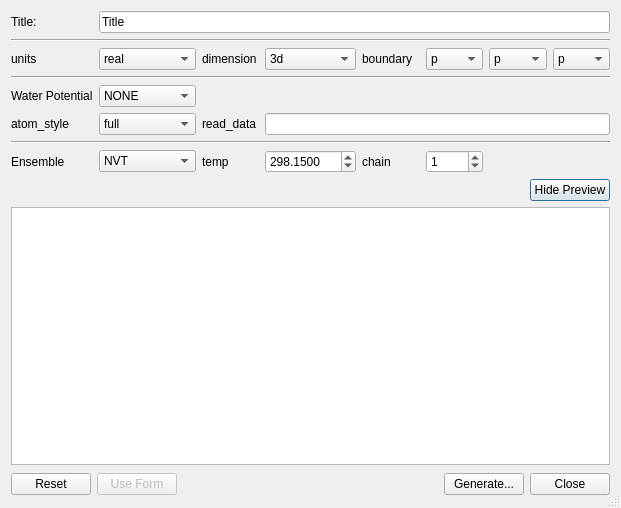
<?xml version="1.0" encoding="UTF-8"?>
<ui version="4.0">
 <class>LammpsInputDialog</class>
 <widget class="QDialog" name="LammpsInputDialog">
  <property name="geometry">
   <rect>
    <x>0</x>
    <y>0</y>
    <width>621</width>
    <height>508</height>
   </rect>
  </property>
  <property name="sizePolicy">
   <sizepolicy hsizetype="Expanding" vsizetype="Expanding">
    <horstretch>0</horstretch>
    <verstretch>0</verstretch>
   </sizepolicy>
  </property>
  <property name="windowTitle">
   <string>LAMMPS Input</string>
  </property>
  <property name="sizeGripEnabled">
   <bool>true</bool>
  </property>
  <layout class="QVBoxLayout" name="verticalLayout">
   <property name="sizeConstraint">
    <enum>QLayout::SetNoConstraint</enum>
   </property>
   <item>
    <layout class="QGridLayout" name="gridLayout">
     <property name="sizeConstraint">
      <enum>QLayout::SetDefaultConstraint</enum>
     </property>
     <item row="0" column="0">
      <widget class="QLabel" name="label_7">
       <property name="text">
        <string>Title:</string>
       </property>
       <property name="buddy">
        <cstring>titleLine</cstring>
       </property>
      </widget>
     </item>
     <item row="0" column="1" colspan="7">
      <widget class="QLineEdit" name="titleLine">
       <property name="text">
        <string>Title</string>
       </property>
      </widget>
     </item>
     <item row="1" column="0" colspan="8">
      <widget class="Line" name="line">
       <property name="orientation">
        <enum>Qt::Horizontal</enum>
       </property>
      </widget>
     </item>
     <item row="2" column="0">
      <widget class="QLabel" name="label_units">
       <property name="whatsThis">
        <string>&lt;!DOCTYPE HTML PUBLIC &quot;-//W3C//DTD HTML 4.0//EN&quot; &quot;http://www.w3.org/TR/REC-html40/strict.dtd&quot;&gt;
&lt;html&gt;&lt;head&gt;&lt;meta name=&quot;qrichtext&quot; content=&quot;1&quot; /&gt;&lt;style type=&quot;text/css&quot;&gt;
p, li { white-space: pre-wrap; }
&lt;/style&gt;&lt;/head&gt;&lt;body style=&quot; font-family:'Sans Serif'; font-size:10pt; font-weight:400; font-style:normal;&quot;&gt;
&lt;p style=&quot; margin-top:0px; margin-bottom:0px; margin-left:0px; margin-right:0px; -qt-block-indent:0; text-indent:0px;&quot;&gt;&lt;a href=&quot;http://lammps.sandia.gov/doc/units.html&quot;&gt;&lt;span style=&quot; text-decoration: underline; color:#0057ae;&quot;&gt;http://lammps.sandia.gov/doc/units.html&lt;/span&gt;&lt;/a&gt;&lt;/p&gt;&lt;/body&gt;&lt;/html&gt;</string>
       </property>
       <property name="text">
        <string>units</string>
       </property>
       <property name="buddy">
        <cstring>unitsCombo</cstring>
       </property>
      </widget>
     </item>
     <item row="2" column="1">
      <widget class="QComboBox" name="unitsCombo">
       <property name="toolTip">
        <string>Select the unit style to be used during the simulation.</string>
       </property>
       <property name="whatsThis">
        <string>&lt;!DOCTYPE HTML PUBLIC &quot;-//W3C//DTD HTML 4.0//EN&quot; &quot;http://www.w3.org/TR/REC-html40/strict.dtd&quot;&gt;
&lt;html&gt;&lt;head&gt;&lt;meta name=&quot;qrichtext&quot; content=&quot;1&quot; /&gt;&lt;style type=&quot;text/css&quot;&gt;
p, li { white-space: pre-wrap; }
&lt;/style&gt;&lt;/head&gt;&lt;body style=&quot; font-family:'Sans Serif'; font-size:10pt; font-weight:400; font-style:normal;&quot;&gt;
&lt;p style=&quot; margin-top:0px; margin-bottom:0px; margin-left:0px; margin-right:0px; -qt-block-indent:0; text-indent:0px;&quot;&gt;&lt;a href=&quot;http://lammps.sandia.gov/doc/units.html&quot;&gt;&lt;span style=&quot; text-decoration: underline; color:#0057ae;&quot;&gt;http://lammps.sandia.gov/doc/units.html&lt;/span&gt;&lt;/a&gt;&lt;/p&gt;&lt;/body&gt;&lt;/html&gt;</string>
       </property>
       <property name="currentIndex">
        <number>1</number>
       </property>
       <item>
        <property name="text">
         <string>lj</string>
        </property>
       </item>
       <item>
        <property name="text">
         <string>real</string>
        </property>
       </item>
       <item>
        <property name="text">
         <string>metal</string>
        </property>
       </item>
       <item>
        <property name="text">
         <string>si</string>
        </property>
       </item>
       <item>
        <property name="text">
         <string>cgs</string>
        </property>
       </item>
       <item>
        <property name="text">
         <string>electron</string>
        </property>
       </item>
      </widget>
     </item>
     <item row="2" column="2">
      <widget class="QLabel" name="label_dimension">
       <property name="text">
        <string>dimension</string>
       </property>
       <property name="buddy">
        <cstring>dimensionCombo</cstring>
       </property>
      </widget>
     </item>
     <item row="2" column="3">
      <widget class="QComboBox" name="dimensionCombo">
       <property name="currentIndex">
        <number>1</number>
       </property>
       <item>
        <property name="text">
         <string>2d</string>
        </property>
       </item>
       <item>
        <property name="text">
         <string>3d</string>
        </property>
       </item>
      </widget>
     </item>
     <item row="2" column="4">
      <widget class="QLabel" name="label_boundary">
       <property name="text">
        <string>boundary</string>
       </property>
      </widget>
     </item>
     <item row="2" column="5">
      <widget class="QComboBox" name="xBoundaryCombo">
       <property name="currentIndex">
        <number>0</number>
       </property>
       <item>
        <property name="text">
         <string>p</string>
        </property>
       </item>
       <item>
        <property name="text">
         <string>s</string>
        </property>
       </item>
       <item>
        <property name="text">
         <string>f</string>
        </property>
       </item>
       <item>
        <property name="text">
         <string>m</string>
        </property>
       </item>
       <item>
        <property name="text">
         <string>fs</string>
        </property>
       </item>
       <item>
        <property name="text">
         <string>fm</string>
        </property>
       </item>
      </widget>
     </item>
     <item row="2" column="6">
      <widget class="QComboBox" name="yBoundaryCombo">
       <property name="currentIndex">
        <number>0</number>
       </property>
       <item>
        <property name="text">
         <string>p</string>
        </property>
       </item>
       <item>
        <property name="text">
         <string>s</string>
        </property>
       </item>
       <item>
        <property name="text">
         <string>f</string>
        </property>
       </item>
       <item>
        <property name="text">
         <string>m</string>
        </property>
       </item>
       <item>
        <property name="text">
         <string>fs</string>
        </property>
       </item>
       <item>
        <property name="text">
         <string>fm</string>
        </property>
       </item>
      </widget>
     </item>
     <item row="2" column="7">
      <widget class="QComboBox" name="zBoundaryCombo">
       <property name="currentIndex">
        <number>0</number>
       </property>
       <item>
        <property name="text">
         <string>p</string>
        </property>
       </item>
       <item>
        <property name="text">
         <string>s</string>
        </property>
       </item>
       <item>
        <property name="text">
         <string>f</string>
        </property>
       </item>
       <item>
        <property name="text">
         <string>m</string>
        </property>
       </item>
       <item>
        <property name="text">
         <string>fs</string>
        </property>
       </item>
       <item>
        <property name="text">
         <string>fm</string>
        </property>
       </item>
      </widget>
     </item>
     <item row="4" column="0">
      <widget class="QLabel" name="label_waterPotential">
       <property name="text">
        <string>Water Potential</string>
       </property>
      </widget>
     </item>
     <item row="4" column="1">
      <widget class="QComboBox" name="waterPotentialCombo">
       <item>
        <property name="text">
         <string>NONE</string>
        </property>
       </item>
       <item>
        <property name="text">
         <string>SPC</string>
        </property>
       </item>
       <item>
        <property name="text">
         <string>SPC/E</string>
        </property>
       </item>
      </widget>
     </item>
     <item row="3" column="0" colspan="8">
      <widget class="Line" name="line_2">
       <property name="orientation">
        <enum>Qt::Horizontal</enum>
       </property>
      </widget>
     </item>
     <item row="5" column="0">
      <widget class="QLabel" name="label_atomstyle">
       <property name="whatsThis">
        <string>&lt;!DOCTYPE HTML PUBLIC &quot;-//W3C//DTD HTML 4.0//EN&quot; &quot;http://www.w3.org/TR/REC-html40/strict.dtd&quot;&gt;
&lt;html&gt;&lt;head&gt;&lt;meta name=&quot;qrichtext&quot; content=&quot;1&quot; /&gt;&lt;style type=&quot;text/css&quot;&gt;
p, li { white-space: pre-wrap; }
&lt;/style&gt;&lt;/head&gt;&lt;body style=&quot; font-family:'Sans Serif'; font-size:10pt; font-weight:400; font-style:normal;&quot;&gt;
&lt;p style=&quot; margin-top:0px; margin-bottom:0px; margin-left:0px; margin-right:0px; -qt-block-indent:0; text-indent:0px;&quot;&gt;&lt;a href=&quot;http://lammps.sandia.gov/doc/atom_style.html&quot;&gt;&lt;span style=&quot; text-decoration: underline; color:#0057ae;&quot;&gt;http://lammps.sandia.gov/doc/atom_style.html&lt;/span&gt;&lt;/a&gt;&lt;/p&gt;&lt;/body&gt;&lt;/html&gt;</string>
       </property>
       <property name="text">
        <string>atom_style</string>
       </property>
       <property name="buddy">
        <cstring>atomStyleCombo</cstring>
       </property>
      </widget>
     </item>
     <item row="5" column="1">
      <widget class="QComboBox" name="atomStyleCombo">
       <property name="whatsThis">
        <string>&lt;!DOCTYPE HTML PUBLIC &quot;-//W3C//DTD HTML 4.0//EN&quot; &quot;http://www.w3.org/TR/REC-html40/strict.dtd&quot;&gt;
&lt;html&gt;&lt;head&gt;&lt;meta name=&quot;qrichtext&quot; content=&quot;1&quot; /&gt;&lt;style type=&quot;text/css&quot;&gt;
p, li { white-space: pre-wrap; }
&lt;/style&gt;&lt;/head&gt;&lt;body style=&quot; font-family:'Sans Serif'; font-size:10pt; font-weight:400; font-style:normal;&quot;&gt;
&lt;p style=&quot; margin-top:0px; margin-bottom:0px; margin-left:0px; margin-right:0px; -qt-block-indent:0; text-indent:0px;&quot;&gt;&lt;a href=&quot;http://lammps.sandia.gov/doc/atom_style.html&quot;&gt;&lt;span style=&quot; text-decoration: underline; color:#0057ae;&quot;&gt;http://lammps.sandia.gov/doc/atom_style.html&lt;/span&gt;&lt;/a&gt;&lt;/p&gt;&lt;/body&gt;&lt;/html&gt;</string>
       </property>
       <property name="currentIndex">
        <number>7</number>
       </property>
       <item>
        <property name="text">
         <string>angle</string>
        </property>
       </item>
       <item>
        <property name="text">
         <string>atomic</string>
        </property>
       </item>
       <item>
        <property name="text">
         <string>bond</string>
        </property>
       </item>
       <item>
        <property name="text">
         <string>charge</string>
        </property>
       </item>
       <item>
        <property name="text">
         <string>dipole</string>
        </property>
       </item>
       <item>
        <property name="text">
         <string>electron</string>
        </property>
       </item>
       <item>
        <property name="text">
         <string>ellipsoid</string>
        </property>
       </item>
       <item>
        <property name="text">
         <string>full</string>
        </property>
       </item>
       <item>
        <property name="text">
         <string>line</string>
        </property>
       </item>
       <item>
        <property name="text">
         <string>meso</string>
        </property>
       </item>
       <item>
        <property name="text">
         <string>molecular</string>
        </property>
       </item>
       <item>
        <property name="text">
         <string>peri</string>
        </property>
       </item>
       <item>
        <property name="text">
         <string>sphere</string>
        </property>
       </item>
       <item>
        <property name="text">
         <string>tri</string>
        </property>
       </item>
       <item>
        <property name="text">
         <string>wavepacket</string>
        </property>
       </item>
      </widget>
     </item>
     <item row="5" column="2">
      <widget class="QLabel" name="label_readdata">
       <property name="text">
        <string>read_data</string>
       </property>
      </widget>
     </item>
     <item row="5" column="3" colspan="5">
      <widget class="QLineEdit" name="readDataLine"/>
     </item>
     <item row="7" column="0">
      <widget class="QLabel" name="label_therm">
       <property name="text">
        <string>Ensemble</string>
       </property>
      </widget>
     </item>
     <item row="7" column="1">
      <widget class="QComboBox" name="ensembleCombo">
       <item>
        <property name="text">
         <string>NVT</string>
        </property>
       </item>
       <item>
        <property name="text">
         <string>NVE</string>
        </property>
       </item>
      </widget>
     </item>
     <item row="7" column="2">
      <widget class="QLabel" name="label_temp">
       <property name="text">
        <string>temp</string>
       </property>
      </widget>
     </item>
     <item row="7" column="3">
      <widget class="QDoubleSpinBox" name="tempSpin">
       <property name="decimals">
        <number>4</number>
       </property>
       <property name="maximum">
        <double>20000.000000000000000</double>
       </property>
       <property name="value">
        <double>298.149999999999977</double>
       </property>
      </widget>
     </item>
     <item row="7" column="4">
      <widget class="QLabel" name="label">
       <property name="text">
        <string>chain</string>
       </property>
      </widget>
     </item>
     <item row="7" column="5">
      <widget class="QSpinBox" name="nhChainSpin">
       <property name="value">
        <number>1</number>
       </property>
      </widget>
     </item>
     <item row="4" column="2" colspan="6">
      <spacer name="horizontalSpacer_3">
       <property name="orientation">
        <enum>Qt::Horizontal</enum>
       </property>
       <property name="sizeHint" stdset="0">
        <size>
         <width>40</width>
         <height>20</height>
        </size>
       </property>
      </spacer>
     </item>
     <item row="6" column="0" colspan="8">
      <widget class="Line" name="line_3">
       <property name="lineWidth">
        <number>1</number>
       </property>
       <property name="orientation">
        <enum>Qt::Horizontal</enum>
       </property>
      </widget>
     </item>
    </layout>
   </item>
   <item>
    <layout class="QHBoxLayout" name="horizontalLayout_10">
     <item>
      <spacer name="horizontalSpacer_2">
       <property name="orientation">
        <enum>Qt::Horizontal</enum>
       </property>
       <property name="sizeHint" stdset="0">
        <size>
         <width>40</width>
         <height>20</height>
        </size>
       </property>
      </spacer>
     </item>
     <item>
      <widget class="QPushButton" name="moreButton">
       <property name="sizePolicy">
        <sizepolicy hsizetype="Fixed" vsizetype="Fixed">
         <horstretch>0</horstretch>
         <verstretch>0</verstretch>
        </sizepolicy>
       </property>
       <property name="text">
        <string>Hide Preview</string>
       </property>
      </widget>
     </item>
    </layout>
   </item>
   <item>
    <widget class="QTextEdit" name="previewText">
     <property name="enabled">
      <bool>true</bool>
     </property>
     <property name="font">
      <font>
       <family>Monospace</family>
       <pointsize>12</pointsize>
      </font>
     </property>
     <property name="readOnly">
      <bool>false</bool>
     </property>
     <property name="html">
      <string>&lt;!DOCTYPE HTML PUBLIC &quot;-//W3C//DTD HTML 4.0//EN&quot; &quot;http://www.w3.org/TR/REC-html40/strict.dtd&quot;&gt;
&lt;html&gt;&lt;head&gt;&lt;meta name=&quot;qrichtext&quot; content=&quot;1&quot; /&gt;&lt;style type=&quot;text/css&quot;&gt;
p, li { white-space: pre-wrap; }
&lt;/style&gt;&lt;/head&gt;&lt;body style=&quot; font-family:'Monospace'; font-size:12pt; font-weight:400; font-style:normal;&quot;&gt;
&lt;p style=&quot;-qt-paragraph-type:empty; margin-top:0px; margin-bottom:0px; margin-left:0px; margin-right:0px; -qt-block-indent:0; text-indent:0px; font-family:'Courier New,courier'; font-size:10pt;&quot;&gt;&lt;/p&gt;&lt;/body&gt;&lt;/html&gt;</string>
     </property>
     <property name="acceptRichText">
      <bool>false</bool>
     </property>
    </widget>
   </item>
   <item>
    <layout class="QHBoxLayout" name="horizontalLayout_3">
     <property name="sizeConstraint">
      <enum>QLayout::SetFixedSize</enum>
     </property>
     <item>
      <widget class="QPushButton" name="resetButton">
       <property name="text">
        <string>Reset</string>
       </property>
      </widget>
     </item>
     <item>
      <widget class="QPushButton" name="enableFormButton">
       <property name="enabled">
        <bool>false</bool>
       </property>
       <property name="text">
        <string>Use Form</string>
       </property>
      </widget>
     </item>
     <item>
      <spacer name="horizontalSpacer">
       <property name="orientation">
        <enum>Qt::Horizontal</enum>
       </property>
       <property name="sizeHint" stdset="0">
        <size>
         <width>48</width>
         <height>26</height>
        </size>
       </property>
      </spacer>
     </item>
     <item>
      <widget class="QPushButton" name="generateButton">
       <property name="text">
        <string>Generate...</string>
       </property>
      </widget>
     </item>
     <item>
      <widget class="QPushButton" name="closeButton">
       <property name="text">
        <string>Close</string>
       </property>
      </widget>
     </item>
    </layout>
   </item>
  </layout>
 </widget>
 <tabstops>
  <tabstop>titleLine</tabstop>
  <tabstop>moreButton</tabstop>
  <tabstop>previewText</tabstop>
  <tabstop>generateButton</tabstop>
  <tabstop>closeButton</tabstop>
  <tabstop>resetButton</tabstop>
  <tabstop>enableFormButton</tabstop>
 </tabstops>
 <resources/>
 <connections>
  <connection>
   <sender>closeButton</sender>
   <signal>clicked()</signal>
   <receiver>LammpsInputDialog</receiver>
   <slot>close()</slot>
   <hints>
    <hint type="sourcelabel">
     <x>451</x>
     <y>411</y>
    </hint>
    <hint type="destinationlabel">
     <x>258</x>
     <y>243</y>
    </hint>
   </hints>
  </connection>
 </connections>
</ui>
